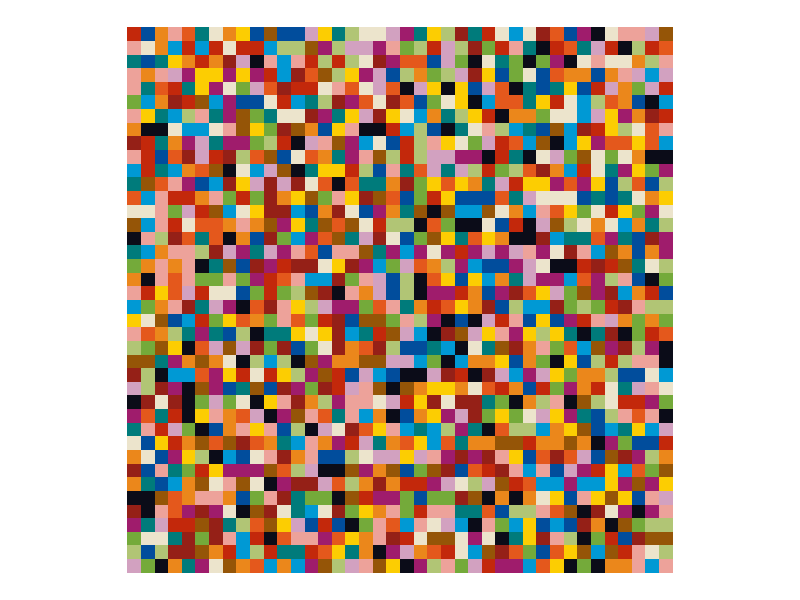

The R source for this figure:
# Load packages
library(tidyverse)

# Define a function to generate a random vector of colors
generate_color_vector <- function(size, colors) {

  # Create a size^2 vector filled with a random sample of colors from a color list
  color_vector <- sample(x = colors,
                         size = size * size,   # "size" is the # of squares on each side
                         replace = TRUE)

  return(color_vector)
}

# Set the size of the desired grid
# Ellsworth Kelly used 40 x 40 grids, so I will as well
size <- 40

# Define the colors
# I did my best to sample the unique colors from his work and this is what I got.
# I've read that the paper he used for color inspo came in 18 unique colors,
# but I've only identified 16 unique colors for now. I do think there are some
# more to be distinguished in there between the darker blues and red-oranges
colors <- c("#ece4cc",
            "#fccd02",
            "#b1c575",
            "#74aa3a",
            "#007b7b",
            "#0099d4",
            "#014d9c",
            "#0b0c18",
            "#9f1c6c",
            "#d2a1c0",
            "#952017",
            "#c3280b",
            "#eda29a",
            "#e4581c",
            "#955507",
            "#eb871b"
)

# Generate the color grid - time to use my custom function with my custom color list!
# This code actually creates a vector of colors that get shaped into a size^2 matrix
color_vector <- generate_color_vector(size, colors)

# Create a data frame for the grid coordinates
# A 40 x 40 grid is 1600 cells, so I am creating a data frame with 1600 rows.
# Each row of the data frame will contain a coordinate pair designating a grid cell
df <- expand.grid(x = 1:size, y = 1:size)

# Add the corresponding color to each grid cell coordinate
# This line of code adds a column to my data frame called "color"
# It contains the vector of 1600 colors we generated with our function above
df$color <- color_vector

# Now, we can plot the grid using the tile geom in ggplot2!
# Normally, ggplot would choose colors for us or we'd have to define them in the code
# but we can use scale_fill_identity() to have ggplot use the strings stored in the
# color column as the colors for the tiles.
kelly_colors_VII <-
  ggplot(df, aes(x = x, y = y, fill = color)) +
  geom_tile() +  # Add tiles
  scale_y_reverse() +
  scale_fill_identity() +  # Use the colors stored as strings in the color column
  theme_void() +  # Remove axis labels and background
  coord_equal()  # Use equal aspect ratio

# Print the plot
kelly_colors_VII

